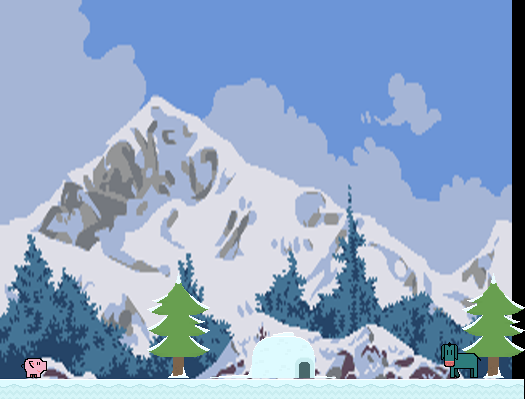

Tiled map render using the project's own tile images. Description and the whole map definition, tile-layer contents included, below:
An orthogonal 25x19 tile map with 21x21 px tiles, 6 tile layers (platforms, collectables, objects, mobs, ...), 2 tilesets, 1 image layer.

<map version="1.0" tiledversion="1.0.2" orientation="orthogonal" renderorder="right-down" width="25" height="19" tilewidth="21" tileheight="21" infinite="0" nextobjectid="1">
 <tileset firstgid="1" source="sprites.tsx" />
 <tileset firstgid="901" source="characters.tsx" />
 <imagelayer name="bg">
  <image source="bg_512x384.png" width="512" height="384" />
 </imagelayer>
 <layer name="platforms" width="25" height="19" offsetx="-1" offsety="1">
  <data encoding="csv">
0,0,0,0,0,0,0,0,0,0,0,0,0,0,0,0,0,0,0,0,0,0,0,0,0,
0,0,0,0,0,0,0,0,0,0,0,0,0,0,0,0,0,0,0,0,0,0,0,0,0,
0,0,0,0,0,0,0,0,0,0,0,0,0,0,0,0,0,0,0,0,0,0,0,0,0,
0,0,0,0,0,0,0,0,0,0,0,0,0,0,0,0,0,0,0,0,0,0,0,0,0,
0,0,0,0,0,0,0,0,0,0,0,0,0,0,0,0,0,0,0,0,0,0,0,0,0,
0,0,0,0,0,0,0,0,0,0,0,0,0,0,0,0,0,0,0,0,0,0,0,0,0,
0,0,0,0,0,0,0,0,0,0,0,0,0,0,0,0,0,0,0,0,0,0,0,0,0,
0,0,0,0,0,0,0,0,0,0,0,0,0,0,0,0,0,0,0,0,0,0,0,0,0,
0,0,0,0,0,0,0,0,0,0,0,0,0,0,0,0,0,0,0,0,0,0,0,0,0,
0,0,0,0,0,0,0,0,0,0,0,0,0,0,0,0,0,0,0,0,0,0,0,0,0,
0,0,0,0,0,0,0,0,0,0,0,0,0,0,0,0,0,0,0,0,0,0,0,0,0,
0,0,0,0,0,0,0,0,0,0,0,0,0,0,0,0,0,0,0,0,0,0,0,0,0,
0,0,0,0,0,0,0,0,0,0,0,0,0,0,0,0,0,0,0,0,0,0,0,0,0,
0,0,0,0,0,0,0,0,0,0,0,0,0,0,0,0,0,0,0,0,0,0,0,0,0,
0,0,0,0,0,0,0,0,0,0,0,0,0,0,0,0,0,0,0,0,0,0,0,0,0,
0,0,0,0,0,0,0,0,0,0,0,0,0,0,0,0,0,0,0,0,0,0,0,0,0,
0,0,0,0,0,0,0,0,0,0,0,0,0,0,0,0,0,0,0,0,0,0,0,0,0,
0,0,0,0,0,0,0,0,0,0,0,0,0,0,0,0,0,0,0,0,0,0,0,0,0,
484,484,484,484,484,484,484,484,484,484,484,484,484,484,484,484,484,484,484,484,484,484,484,484,484
</data>
 </layer>
 <layer name="collectables" width="25" height="19">
  <data encoding="csv">
0,0,0,0,0,0,0,0,0,0,0,0,0,0,0,0,0,0,0,0,0,0,0,0,0,
0,0,0,0,0,0,0,0,0,0,0,0,0,0,0,0,0,0,0,0,0,0,0,0,0,
0,0,0,0,0,0,0,0,0,0,0,0,0,0,0,0,0,0,0,0,0,0,0,0,0,
0,0,0,0,0,0,0,0,0,0,0,0,0,0,0,0,0,0,0,0,0,0,0,0,0,
0,0,0,0,0,0,0,0,0,0,0,0,0,0,0,0,0,0,0,0,0,0,0,0,0,
0,0,0,0,0,0,0,0,0,0,0,0,0,0,0,0,0,0,0,0,0,0,0,0,0,
0,0,0,0,0,0,0,0,0,0,0,0,0,0,0,0,0,0,0,0,0,0,0,0,0,
0,0,0,0,0,0,0,0,0,0,0,0,0,0,0,0,0,0,0,0,0,0,0,0,0,
0,0,0,0,0,0,0,0,0,0,0,0,0,0,0,0,0,0,0,0,0,0,0,0,0,
0,0,0,0,0,0,0,0,0,0,0,0,0,0,0,0,0,0,0,0,0,0,0,0,0,
0,0,0,0,0,0,0,0,0,0,0,0,0,0,0,0,0,0,0,0,0,0,0,0,0,
0,0,0,0,0,0,0,0,0,0,0,0,0,0,0,0,0,0,0,0,0,0,0,0,0,
0,0,0,0,0,0,0,0,0,0,0,0,0,0,0,0,0,0,0,0,0,0,0,0,0,
0,0,0,0,0,0,0,0,0,0,0,0,0,0,0,0,0,0,0,0,0,0,0,0,0,
0,0,0,0,0,0,0,0,0,0,0,0,0,0,0,0,0,0,0,0,0,0,0,0,0,
0,0,0,0,0,0,0,0,0,0,0,0,0,0,0,0,0,0,0,0,0,0,0,0,0,
0,0,0,0,0,0,0,0,0,0,0,0,0,0,0,0,0,0,0,0,0,0,0,0,0,
0,0,0,0,0,0,0,0,0,0,0,0,0,0,0,0,0,0,0,0,0,0,0,0,0,
0,0,0,0,0,0,0,0,0,0,0,0,0,0,0,0,0,0,0,0,0,0,0,0,0
</data>
 </layer>
 <layer name="objects" width="25" height="19">
  <data encoding="csv">
0,0,0,0,0,0,0,0,0,0,0,0,0,0,0,0,0,0,0,0,0,0,0,0,0,
0,0,0,0,0,0,0,0,0,0,0,0,0,0,0,0,0,0,0,0,0,0,0,0,0,
0,0,0,0,0,0,0,0,0,0,0,0,0,0,0,0,0,0,0,0,0,0,0,0,0,
0,0,0,0,0,0,0,0,0,0,0,0,0,0,0,0,0,0,0,0,0,0,0,0,0,
0,0,0,0,0,0,0,0,0,0,0,0,0,0,0,0,0,0,0,0,0,0,0,0,0,
0,0,0,0,0,0,0,0,0,0,0,0,0,0,0,0,0,0,0,0,0,0,0,0,0,
0,0,0,0,0,0,0,0,0,0,0,0,0,0,0,0,0,0,0,0,0,0,0,0,0,
0,0,0,0,0,0,0,0,0,0,0,0,0,0,0,0,0,0,0,0,0,0,0,0,0,
0,0,0,0,0,0,0,0,0,0,0,0,0,0,0,0,0,0,0,0,0,0,0,0,0,
0,0,0,0,0,0,0,0,0,0,0,0,0,0,0,0,0,0,0,0,0,0,0,0,0,
0,0,0,0,0,0,0,0,0,0,0,0,0,0,0,0,0,0,0,0,0,0,0,0,0,
0,0,0,0,0,0,0,0,0,0,0,0,0,0,0,0,0,0,0,0,0,0,0,0,0,
0,0,0,0,0,0,0,0,0,0,0,0,0,0,0,0,0,0,0,0,0,0,0,0,0,
0,0,0,0,0,0,0,0,661,0,0,0,0,0,0,0,0,0,0,0,0,0,0,661,0,
0,0,0,0,0,0,0,672,640,643,0,0,0,0,0,0,0,0,0,0,0,0,672,640,643,
0,0,0,0,0,0,0,642,670,673,0,0,0,546,0,0,0,0,0,0,0,0,642,670,673,
0,0,0,0,0,0,0,642,670,643,0,0,552,553,554,0,0,0,0,0,0,0,642,670,643,
0,0,0,0,0,0,0,0,663,0,542,547,582,583,584,544,0,0,0,0,0,0,0,663,0,
0,0,0,0,0,0,0,0,0,0,0,0,0,0,0,0,0,0,0,0,0,0,0,0,0
</data>
 </layer>
 <layer name="mobs" width="25" height="19">
  <data encoding="csv">
0,0,0,0,0,0,0,0,0,0,0,0,0,0,0,0,0,0,0,0,0,0,0,0,0,
0,0,0,0,0,0,0,0,0,0,0,0,0,0,0,0,0,0,0,0,0,0,0,0,0,
0,0,0,0,0,0,0,0,0,0,0,0,0,0,0,0,0,0,0,0,0,0,0,0,0,
0,0,0,0,0,0,0,0,0,0,0,0,0,0,0,0,0,0,0,0,0,0,0,0,0,
0,0,0,0,0,0,0,0,0,0,0,0,0,0,0,0,0,0,0,0,0,0,0,0,0,
0,0,0,0,0,0,0,0,0,0,0,0,0,0,0,0,0,0,0,0,0,0,0,0,0,
0,0,0,0,0,0,0,0,0,0,0,0,0,0,0,0,0,0,0,0,0,0,0,0,0,
0,0,0,0,0,0,0,0,0,0,0,0,0,0,0,0,0,0,0,0,0,0,0,0,0,
0,0,0,0,0,0,0,0,0,0,0,0,0,0,0,0,0,0,0,0,0,0,0,0,0,
0,0,0,0,0,0,0,0,0,0,0,0,0,0,0,0,0,0,0,0,0,0,0,0,0,
0,0,0,0,0,0,0,0,0,0,0,0,0,0,0,0,0,0,0,0,0,0,0,0,0,
0,0,0,0,0,0,0,0,0,0,0,0,0,0,0,0,0,0,0,0,0,0,0,0,0,
0,0,0,0,0,0,0,0,0,0,0,0,0,0,0,0,0,0,0,0,0,0,0,0,0,
0,0,0,0,0,0,0,0,0,0,0,0,0,0,0,0,0,0,0,0,0,0,0,0,0,
0,0,0,0,0,0,0,0,0,0,0,0,0,0,0,0,0,0,0,0,0,0,0,0,0,
0,0,0,0,0,0,0,0,0,0,0,0,0,0,0,0,0,0,0,0,0,0,0,0,0,
0,0,0,0,0,0,0,0,0,0,0,0,0,0,0,0,0,0,0,0,0,0,0,0,0,
0,0,0,0,0,0,0,0,0,0,0,0,0,0,0,0,0,0,0,0,0,0,0,0,0,
0,0,0,0,0,0,0,0,0,0,0,0,0,0,0,0,0,0,0,0,0,0,0,0,0
</data>
 </layer>
 <layer name="pig" width="25" height="19">
  <data encoding="csv">
0,0,0,0,0,0,0,0,0,0,0,0,0,0,0,0,0,0,0,0,0,0,0,0,0,
0,0,0,0,0,0,0,0,0,0,0,0,0,0,0,0,0,0,0,0,0,0,0,0,0,
0,0,0,0,0,0,0,0,0,0,0,0,0,0,0,0,0,0,0,0,0,0,0,0,0,
0,0,0,0,0,0,0,0,0,0,0,0,0,0,0,0,0,0,0,0,0,0,0,0,0,
0,0,0,0,0,0,0,0,0,0,0,0,0,0,0,0,0,0,0,0,0,0,0,0,0,
0,0,0,0,0,0,0,0,0,0,0,0,0,0,0,0,0,0,0,0,0,0,0,0,0,
0,0,0,0,0,0,0,0,0,0,0,0,0,0,0,0,0,0,0,0,0,0,0,0,0,
0,0,0,0,0,0,0,0,0,0,0,0,0,0,0,0,0,0,0,0,0,0,0,0,0,
0,0,0,0,0,0,0,0,0,0,0,0,0,0,0,0,0,0,0,0,0,0,0,0,0,
0,0,0,0,0,0,0,0,0,0,0,0,0,0,0,0,0,0,0,0,0,0,0,0,0,
0,0,0,0,0,0,0,0,0,0,0,0,0,0,0,0,0,0,0,0,0,0,0,0,0,
0,0,0,0,0,0,0,0,0,0,0,0,0,0,0,0,0,0,0,0,0,0,0,0,0,
0,0,0,0,0,0,0,0,0,0,0,0,0,0,0,0,0,0,0,0,0,0,0,0,0,
0,0,0,0,0,0,0,0,0,0,0,0,0,0,0,0,0,0,0,0,0,0,0,0,0,
0,0,0,0,0,0,0,0,0,0,0,0,0,0,0,0,0,0,0,0,0,0,0,0,0,
0,0,0,0,0,0,0,0,0,0,0,0,0,0,0,0,0,0,0,0,0,0,0,0,0,
0,0,0,0,0,0,0,0,0,0,0,0,0,0,0,0,0,0,0,0,0,0,0,0,0,
0,906,0,0,0,0,0,0,0,0,0,0,0,0,0,0,0,0,0,0,0,0,0,0,0,
0,0,0,0,0,0,0,0,0,0,0,0,0,0,0,0,0,0,0,0,0,0,0,0,0
</data>
 </layer>
 <layer name="donkey" width="25" height="19">
  <data encoding="csv">
0,0,0,0,0,0,0,0,0,0,0,0,0,0,0,0,0,0,0,0,0,0,0,0,0,
0,0,0,0,0,0,0,0,0,0,0,0,0,0,0,0,0,0,0,0,0,0,0,0,0,
0,0,0,0,0,0,0,0,0,0,0,0,0,0,0,0,0,0,0,0,0,0,0,0,0,
0,0,0,0,0,0,0,0,0,0,0,0,0,0,0,0,0,0,0,0,0,0,0,0,0,
0,0,0,0,0,0,0,0,0,0,0,0,0,0,0,0,0,0,0,0,0,0,0,0,0,
0,0,0,0,0,0,0,0,0,0,0,0,0,0,0,0,0,0,0,0,0,0,0,0,0,
0,0,0,0,0,0,0,0,0,0,0,0,0,0,0,0,0,0,0,0,0,0,0,0,0,
0,0,0,0,0,0,0,0,0,0,0,0,0,0,0,0,0,0,0,0,0,0,0,0,0,
0,0,0,0,0,0,0,0,0,0,0,0,0,0,0,0,0,0,0,0,0,0,0,0,0,
0,0,0,0,0,0,0,0,0,0,0,0,0,0,0,0,0,0,0,0,0,0,0,0,0,
0,0,0,0,0,0,0,0,0,0,0,0,0,0,0,0,0,0,0,0,0,0,0,0,0,
0,0,0,0,0,0,0,0,0,0,0,0,0,0,0,0,0,0,0,0,0,0,0,0,0,
0,0,0,0,0,0,0,0,0,0,0,0,0,0,0,0,0,0,0,0,0,0,0,0,0,
0,0,0,0,0,0,0,0,0,0,0,0,0,0,0,0,0,0,0,0,0,0,0,0,0,
0,0,0,0,0,0,0,0,0,0,0,0,0,0,0,0,0,0,0,0,0,0,0,0,0,
0,0,0,0,0,0,0,0,0,0,0,0,0,0,0,0,0,0,0,0,0,0,0,0,0,
0,0,0,0,0,0,0,0,0,0,0,0,0,0,0,0,0,0,0,0,0,0,0,0,0,
0,0,0,0,0,0,0,0,0,0,0,0,0,0,0,0,0,0,0,0,0,905,0,0,0,
0,0,0,0,0,0,0,0,0,0,0,0,0,0,0,0,0,0,0,0,0,0,0,0,0
</data>
 </layer>
</map>
